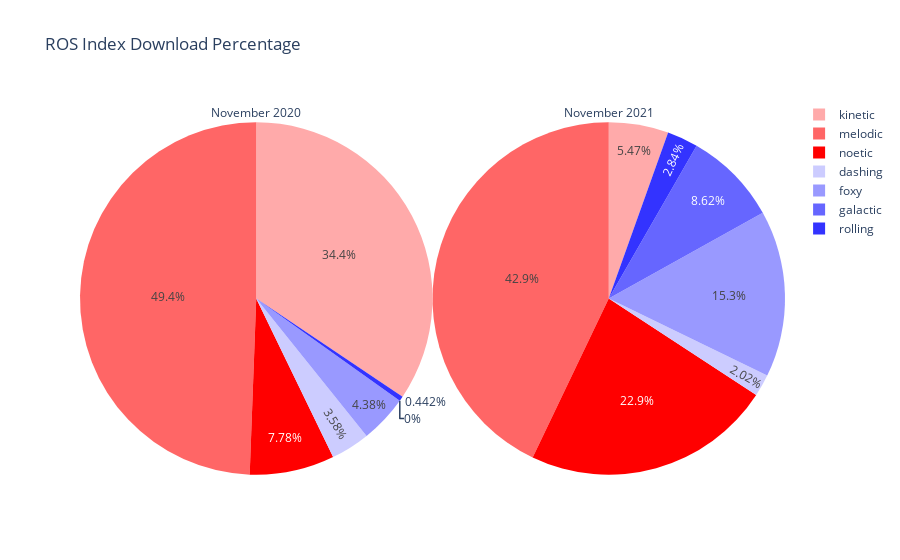

The code cell stored with this chart in its notebook:
### Code cell
from plotly import tools
import plotly.offline as py
import plotly.graph_objs as go

temp = distro_df[distro_df["2021"]>1]

colors ={"noetic": 'rgba(255,0,0,0.4)',
         "melodic": 'rgba(255,0,0,0.4)',
         "kinetic": 'rgba(255,0,0,0.4)',
         "dashing": 'rgba(255,0,0,0.4)',
         "eloquent": 'rgba(255,0,0,0.4)',
         "foxy": 'rgba(255,0,0,0.4)',
         "galactic": 'rgba(255,0,0,0.4)',
         "rolling": 'rgba(255,0,0,0.4)',
        }

trace1 = go.Pie(values= temp["2020"], labels = temp["name"],domain=dict(x=[0, 0.5]),title="November 2020", sort=False)
trace2 = go.Pie(values= temp["2021"], labels = temp["name"],domain=dict(x=[0.5,1.0]),title="November 2021",sort=False )
layout = go.Layout(title="ROS Index Download Percentage")
data = [trace1,trace2]
fig = go.Figure(data=data, layout=layout)
fig.update_traces(marker=dict(colors=['#FFAAAA','#FF6666','#FF0000','#CCCCFF','#9999FF','#6666FF','#3333FF']))

fig.show()

### Figure 1 — Plotly figure (JSON) as saved in the notebook; plotly's stock layout.template omitted (floating-point values rounded to 4 significant figures)
{"data": [{"domain": {"x": [0, 0.5]}, "labels": ["kinetic", "melodic", "noetic", "dashing", "foxy", "galactic", "rolling"], "marker": {"colors": ["#FFAAAA", "#FF6666", "#FF0000", "#CCCCFF", "#9999FF", "#6666FF", "#3333FF"]}, "sort": false, "title": {"text": "November 2020"}, "type": "pie", "values": [31.11, 44.67, 7.03, 3.24, 3.96, 0, 0.4]}, {"domain": {"x": [0.5, 1]}, "labels": ["kinetic", "melodic", "noetic", "dashing", "foxy", "galactic", "rolling"], "marker": {"colors": ["#FFAAAA", "#FF6666", "#FF0000", "#CCCCFF", "#9999FF", "#6666FF", "#3333FF"]}, "sort": false, "title": {"text": "November 2021"}, "type": "pie", "values": [4.88, 38.28, 20.42, 1.8, 13.64, 7.69, 2.53]}], "layout": {"title": {"text": "ROS Index Download Percentage"}}}
